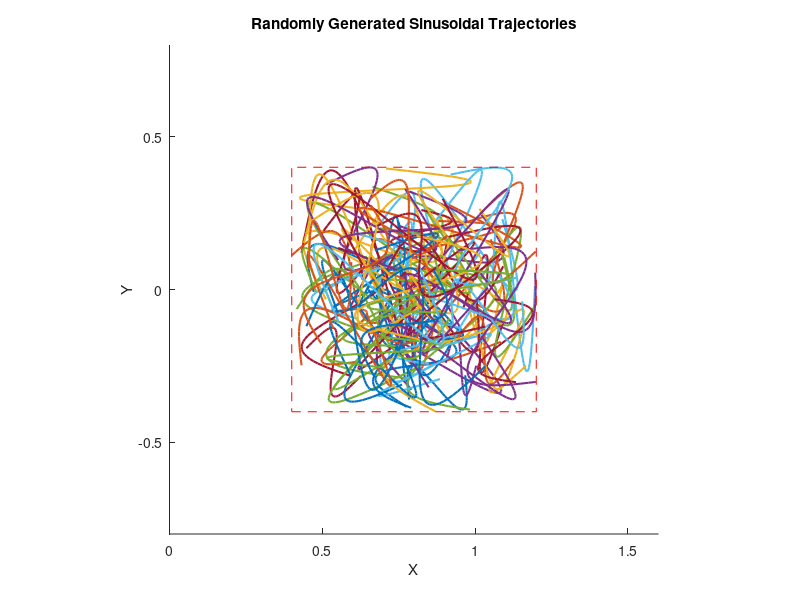

Write MATLAB code to recreate this figure.
% Generating random linear task-space trajectories for evaluating the effective mass
% optimization

% Andrew SaLoutos
% 4/16/2021

% modify to generate sinusoids starting at random points? traj = [x0,y0,a,T], run for a single period?
% add a random rotation angle theta? 

%% Setup parameters

N = 100; % number of trajectories

% choose to discretize arena space, pick random points, rather than generate random coordinates 
steps = 101;
arena_x = linspace( 0.4, 1.2, steps);
arena_y = linspace(-0.4, 0.4, steps);

pt0_x_cands = linspace( 0.4, 0.9, steps); % restrict these so that trajectories end up inside arena?
pt0_y_cands = linspace(-0.2, 0.2, steps);

sin_steps = 21;
amplitudes = linspace(0.1, 0.3, sin_steps);
periods = linspace(0.1,0.5, sin_steps);
thetas = linspace(-pi/2, pi/2, steps);

trajectories = zeros(5,N); % each column is [x0;y0;T;a;th]
num_pts = 51; % number of pts in trajectory
% eventually save longer sets of points? or let optimization script run linspace() to fill in trajectories

%% Select trajectory endpoints

% for N trajectories...
pts = zeros(2,num_pts,N);
num_resamples = 0;
for ii=1:N
    
    valid_traj = 0;
    
    while (valid_traj==0)
    
        % assume a valid trajectory
        valid_traj = 1;
        
        % uniform random sample for first and second points
        pt0 = [arena_x(randi(steps));arena_y(randi(steps))];

        T = periods(randi(sin_steps));
        a = amplitudes(randi(sin_steps));
        th = thetas(randi(steps));

        % get points
        pts_x = linspace(0,T,num_pts);
        pts_y = a*sin((2*pi/T)*pts_x);
        pts_i = [pts_x;pts_y];
        % rotate by theta and translate by pt0
        Rth = [cos(th), -sin(th); sin(th), cos(th)];
        for jj=1:num_pts
            pts_i(:,jj) = pt0 + Rth*pts_i(:,jj);
            % check if new point is outside the arena
            if (pts_i(1,jj)<arena_x(1))||(pts_i(1,jj)>arena_x(end))||(pts_i(2,jj)<arena_y(1))||(pts_i(2,jj)>arena_y(end))
                valid_traj = 0;
                num_resamples = num_resamples + 1;
                continue
            end
        end
        
        
    end
    
    % save in pts array
    pts(:,:,ii) = pts_i;
    
    % save trajectory parameters
    trajectories(:,ii) = [pt0; T; a; th];
end

%% Plot random trajectories
figure; hold on;
for ii=1:N
    % just use pts array    
    pts_plt = pts(:,:,ii);
    plot(pts_plt(1,:),pts_plt(2,:),'-','LineWidth',1.5);
end
% plot arena
x_a = [0.4, 1.2, 1.2, 0.4, 0.4];
y_a = [-0.4, -0.4, 0.4, 0.4, -0.4];
plot(x_a,y_a,'r--');
axis equal;
xlim([arena_x(1)-0.4,arena_x(end)+0.4]); ylim([arena_y(1)-0.4,arena_y(end)+0.4]);
xlabel('X'); ylabel('Y'); title('Randomly Generated Sinusoidal Trajectories');

